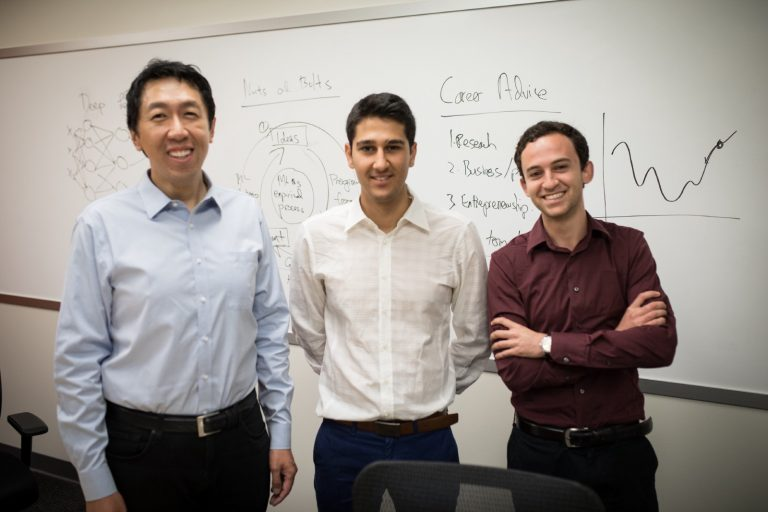
#> input picture Clustering/AndrewNg.jpeg, 768 x 512 px
$ jupyter execute --allow-errors 'Dominant Color Extraction using KMeans.ipynb'
#> lines starting #> are read from the running program, lines starting #| are printed output that depends on the picture
[cell 1]
from sklearn.cluster import KMeans
import matplotlib.pyplot as plt
import numpy as np
import cv2

[cell 2]
## printing original Image
def showOriginal(imagePath):
#> called with imagePath = 'AndrewNg.jpeg'
    img=cv2.imread(imagePath)
#> img is the input picture: shape (512, 768, 3); mean B, G, R 142, 146.3, 153
    img=cv2.cvtColor(img,cv2.COLOR_BGR2RGB)
    plt.figure(1)
    plt.title(imagePath[:-4])
    plt.imshow(img)
    plt.axis('off')
    plt.show()

[cell 3]
def showDominantColors(colors):
    i=1
    l=len(centers)
    plt.figure(figsize=(4,2))

    for each_color in colors:
        plt.subplot(4,l,i)
        i+=1
        colorImage=np.zeros((100,100,3),dtype='uint8')
        colorImage[:,:,:]=each_color
        plt.imshow(colorImage)
        plt.axis('off')
        plt.show

def getColors(centers):
    colors=np.array(centers,dtype='uint8')
    return colors

def segmentImage(imagePath,k):

    #image preprocessing
    img=cv2.imread(imagePath)
    img=cv2.cvtColor(img,cv2.COLOR_BGR2RGB)
    im=img.reshape(-1,3)

    #Fitting KMeans Model
    kmc=KMeans(n_clusters=k)
    kmc.fit(im)
    centers=kmc.cluster_centers_
    pred=kmc.labels_

    colors=getColors(centers)      ## changing centers(floating values) into integers
    showDominantColors(colors)     ## Extracting Colors swatches (dominant color of each cluster)

    a=img.shape[0]
    b=img.shape[1]

    transformed_img=np.zeros((a*b,3),dtype='uint8')
    for i in range(a*b):
        transformed_img[i]=colors[pred[i]]

    transformed_img=transformed_img.reshape((a,b,3))
    plt.figure('New Image')
    plt.imshow(transformed_img)
    plt.title('Segmented Image')
    plt.axis('off')
    plt.show()

[cell 4]
showOriginal('AndrewNg.jpeg')
#> (the rest of this cell did not finish here and is left out)

[cell 5]
showOriginal('peacock.jpeg')
#> call 2 of showOriginal, with imagePath = 'peacock.jpeg'
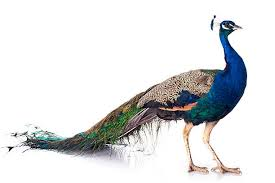
#> input picture Clustering/peacock.jpeg, 275 x 183 px
#> in showOriginal, img is the input picture: shape (183, 275, 3); mean B, G, R 224.6, 223.8, 222.6
#> (the rest of this cell did not finish here and is left out)


[cell 6]
showOriginal('books.jpeg')
#> call 3 of showOriginal, with imagePath = 'books.jpeg'
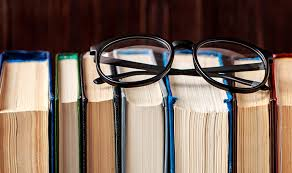
#> input picture Clustering/books.jpeg, 292 x 173 px
#> in showOriginal, img is the input picture: shape (173, 292, 3); mean B, G, R 90.9, 103.3, 123.9
#> (the rest of this cell did not finish here and is left out)
